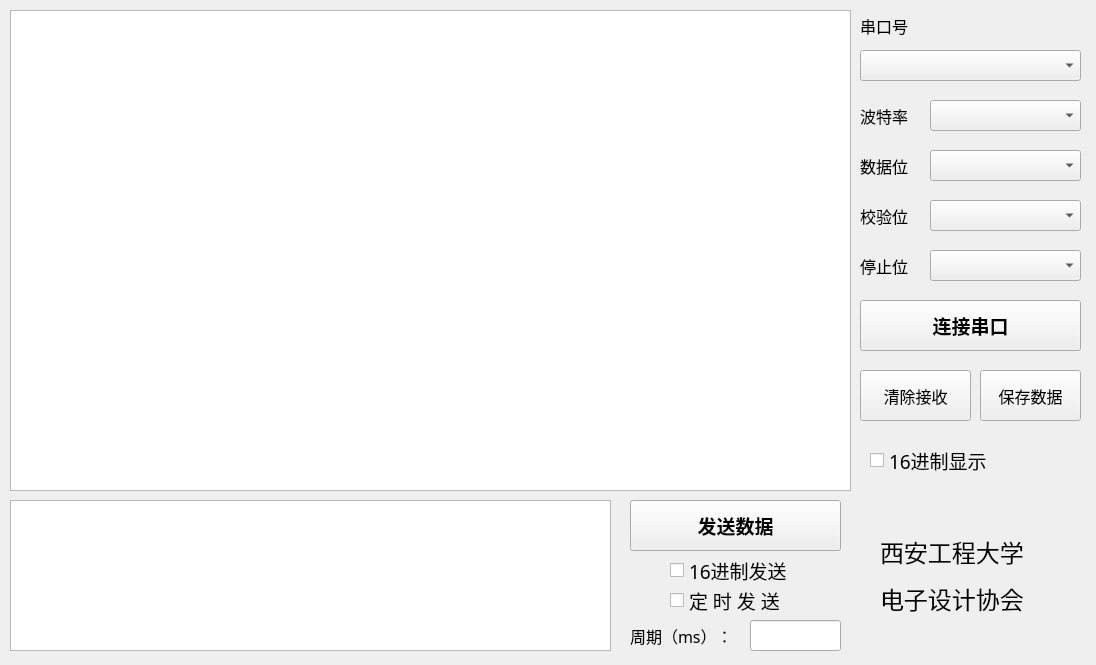
<?xml version="1.0" encoding="UTF-8"?>
<ui version="4.0">
 <class>serialtoolClass</class>
 <widget class="QWidget" name="serialtoolClass">
  <property name="geometry">
   <rect>
    <x>0</x>
    <y>0</y>
    <width>1096</width>
    <height>665</height>
   </rect>
  </property>
  <property name="windowTitle">
   <string>serialtool</string>
  </property>
  <widget class="QPushButton" name="connect">
   <property name="geometry">
    <rect>
     <x>860</x>
     <y>300</y>
     <width>221</width>
     <height>51</height>
    </rect>
   </property>
   <property name="font">
    <font>
     <family>Agency FB</family>
     <pointsize>14</pointsize>
     <weight>75</weight>
     <bold>true</bold>
    </font>
   </property>
   <property name="text">
    <string>连接串口</string>
   </property>
  </widget>
  <widget class="QComboBox" name="comboBox">
   <property name="geometry">
    <rect>
     <x>860</x>
     <y>50</y>
     <width>221</width>
     <height>31</height>
    </rect>
   </property>
  </widget>
  <widget class="QTextBrowser" name="redata">
   <property name="geometry">
    <rect>
     <x>10</x>
     <y>10</y>
     <width>841</width>
     <height>481</height>
    </rect>
   </property>
   <property name="font">
    <font>
     <family>Agency FB</family>
     <pointsize>12</pointsize>
    </font>
   </property>
  </widget>
  <widget class="QPlainTextEdit" name="senddata">
   <property name="geometry">
    <rect>
     <x>10</x>
     <y>500</y>
     <width>601</width>
     <height>151</height>
    </rect>
   </property>
   <property name="font">
    <font>
     <family>Agency FB</family>
     <pointsize>12</pointsize>
    </font>
   </property>
  </widget>
  <widget class="QLabel" name="label">
   <property name="geometry">
    <rect>
     <x>860</x>
     <y>10</y>
     <width>72</width>
     <height>31</height>
    </rect>
   </property>
   <property name="font">
    <font>
     <family>Agency FB</family>
     <pointsize>12</pointsize>
    </font>
   </property>
   <property name="text">
    <string>串口号</string>
   </property>
  </widget>
  <widget class="QLabel" name="label_2">
   <property name="geometry">
    <rect>
     <x>860</x>
     <y>100</y>
     <width>72</width>
     <height>31</height>
    </rect>
   </property>
   <property name="font">
    <font>
     <family>Agency FB</family>
     <pointsize>12</pointsize>
    </font>
   </property>
   <property name="text">
    <string>波特率</string>
   </property>
  </widget>
  <widget class="QComboBox" name="bps">
   <property name="geometry">
    <rect>
     <x>930</x>
     <y>100</y>
     <width>151</width>
     <height>31</height>
    </rect>
   </property>
   <property name="font">
    <font>
     <family>Agency FB</family>
     <pointsize>12</pointsize>
    </font>
   </property>
   <property name="currentText">
    <string/>
   </property>
  </widget>
  <widget class="QLabel" name="label_3">
   <property name="geometry">
    <rect>
     <x>860</x>
     <y>150</y>
     <width>72</width>
     <height>31</height>
    </rect>
   </property>
   <property name="font">
    <font>
     <family>Agency FB</family>
     <pointsize>12</pointsize>
    </font>
   </property>
   <property name="text">
    <string>数据位</string>
   </property>
  </widget>
  <widget class="QComboBox" name="datawei">
   <property name="geometry">
    <rect>
     <x>930</x>
     <y>150</y>
     <width>151</width>
     <height>31</height>
    </rect>
   </property>
   <property name="font">
    <font>
     <family>Agency FB</family>
     <pointsize>12</pointsize>
    </font>
   </property>
  </widget>
  <widget class="QLabel" name="label_4">
   <property name="geometry">
    <rect>
     <x>860</x>
     <y>200</y>
     <width>72</width>
     <height>31</height>
    </rect>
   </property>
   <property name="font">
    <font>
     <family>Agency FB</family>
     <pointsize>12</pointsize>
    </font>
   </property>
   <property name="text">
    <string>校验位</string>
   </property>
  </widget>
  <widget class="QComboBox" name="jiaoyan">
   <property name="geometry">
    <rect>
     <x>930</x>
     <y>200</y>
     <width>151</width>
     <height>31</height>
    </rect>
   </property>
   <property name="font">
    <font>
     <family>Agency FB</family>
     <pointsize>12</pointsize>
    </font>
   </property>
  </widget>
  <widget class="QLabel" name="label_5">
   <property name="geometry">
    <rect>
     <x>860</x>
     <y>250</y>
     <width>72</width>
     <height>31</height>
    </rect>
   </property>
   <property name="font">
    <font>
     <family>Agency FB</family>
     <pointsize>12</pointsize>
    </font>
   </property>
   <property name="text">
    <string>停止位</string>
   </property>
  </widget>
  <widget class="QComboBox" name="stopwei">
   <property name="geometry">
    <rect>
     <x>930</x>
     <y>250</y>
     <width>151</width>
     <height>31</height>
    </rect>
   </property>
   <property name="font">
    <font>
     <family>Agency FB</family>
     <pointsize>12</pointsize>
    </font>
   </property>
  </widget>
  <widget class="QPushButton" name="clear">
   <property name="geometry">
    <rect>
     <x>860</x>
     <y>370</y>
     <width>111</width>
     <height>51</height>
    </rect>
   </property>
   <property name="font">
    <font>
     <family>Agency FB</family>
     <pointsize>12</pointsize>
    </font>
   </property>
   <property name="text">
    <string>清除接收</string>
   </property>
  </widget>
  <widget class="QPushButton" name="save">
   <property name="geometry">
    <rect>
     <x>980</x>
     <y>370</y>
     <width>101</width>
     <height>51</height>
    </rect>
   </property>
   <property name="font">
    <font>
     <family>Agency FB</family>
     <pointsize>12</pointsize>
    </font>
   </property>
   <property name="text">
    <string>保存数据</string>
   </property>
  </widget>
  <widget class="QPushButton" name="send">
   <property name="geometry">
    <rect>
     <x>630</x>
     <y>500</y>
     <width>211</width>
     <height>51</height>
    </rect>
   </property>
   <property name="font">
    <font>
     <family>Agency FB</family>
     <pointsize>14</pointsize>
     <weight>75</weight>
     <bold>true</bold>
    </font>
   </property>
   <property name="text">
    <string>发送数据</string>
   </property>
  </widget>
  <widget class="QCheckBox" name="hexdisplay">
   <property name="geometry">
    <rect>
     <x>870</x>
     <y>440</y>
     <width>171</width>
     <height>41</height>
    </rect>
   </property>
   <property name="font">
    <font>
     <family>Agency FB</family>
     <pointsize>14</pointsize>
    </font>
   </property>
   <property name="text">
    <string>16进制显示</string>
   </property>
  </widget>
  <widget class="QCheckBox" name="hexsend">
   <property name="geometry">
    <rect>
     <x>670</x>
     <y>550</y>
     <width>171</width>
     <height>41</height>
    </rect>
   </property>
   <property name="font">
    <font>
     <family>Agency FB</family>
     <pointsize>14</pointsize>
    </font>
   </property>
   <property name="text">
    <string>16进制发送</string>
   </property>
  </widget>
  <widget class="QCheckBox" name="timesend">
   <property name="geometry">
    <rect>
     <x>670</x>
     <y>580</y>
     <width>171</width>
     <height>41</height>
    </rect>
   </property>
   <property name="font">
    <font>
     <family>Agency FB</family>
     <pointsize>14</pointsize>
    </font>
   </property>
   <property name="text">
    <string>定 时 发 送</string>
   </property>
  </widget>
  <widget class="QLabel" name="label_6">
   <property name="geometry">
    <rect>
     <x>630</x>
     <y>620</y>
     <width>111</width>
     <height>31</height>
    </rect>
   </property>
   <property name="font">
    <font>
     <family>Agency FB</family>
     <pointsize>12</pointsize>
    </font>
   </property>
   <property name="text">
    <string>周期（ms）：</string>
   </property>
  </widget>
  <widget class="QLineEdit" name="zhouqi">
   <property name="geometry">
    <rect>
     <x>750</x>
     <y>620</y>
     <width>91</width>
     <height>31</height>
    </rect>
   </property>
  </widget>
  <widget class="QLabel" name="label_7">
   <property name="geometry">
    <rect>
     <x>880</x>
     <y>530</y>
     <width>201</width>
     <height>91</height>
    </rect>
   </property>
   <property name="cursor">
    <cursorShape>ArrowCursor</cursorShape>
   </property>
   <property name="text">
    <string>&lt;html&gt;&lt;head/&gt;&lt;body&gt;&lt;p&gt;&lt;span style=&quot; font-size:18pt;&quot;&gt;西安工程大学&lt;/span&gt;&lt;/p&gt;&lt;p&gt;&lt;span style=&quot; font-size:18pt;&quot;&gt;电子设计协会&lt;/span&gt;&lt;/p&gt;&lt;/body&gt;&lt;/html&gt;</string>
   </property>
  </widget>
 </widget>
 <layoutdefault spacing="6" margin="11"/>
 <resources>
  <include location="serialtool.qrc"/>
 </resources>
 <connections/>
</ui>
